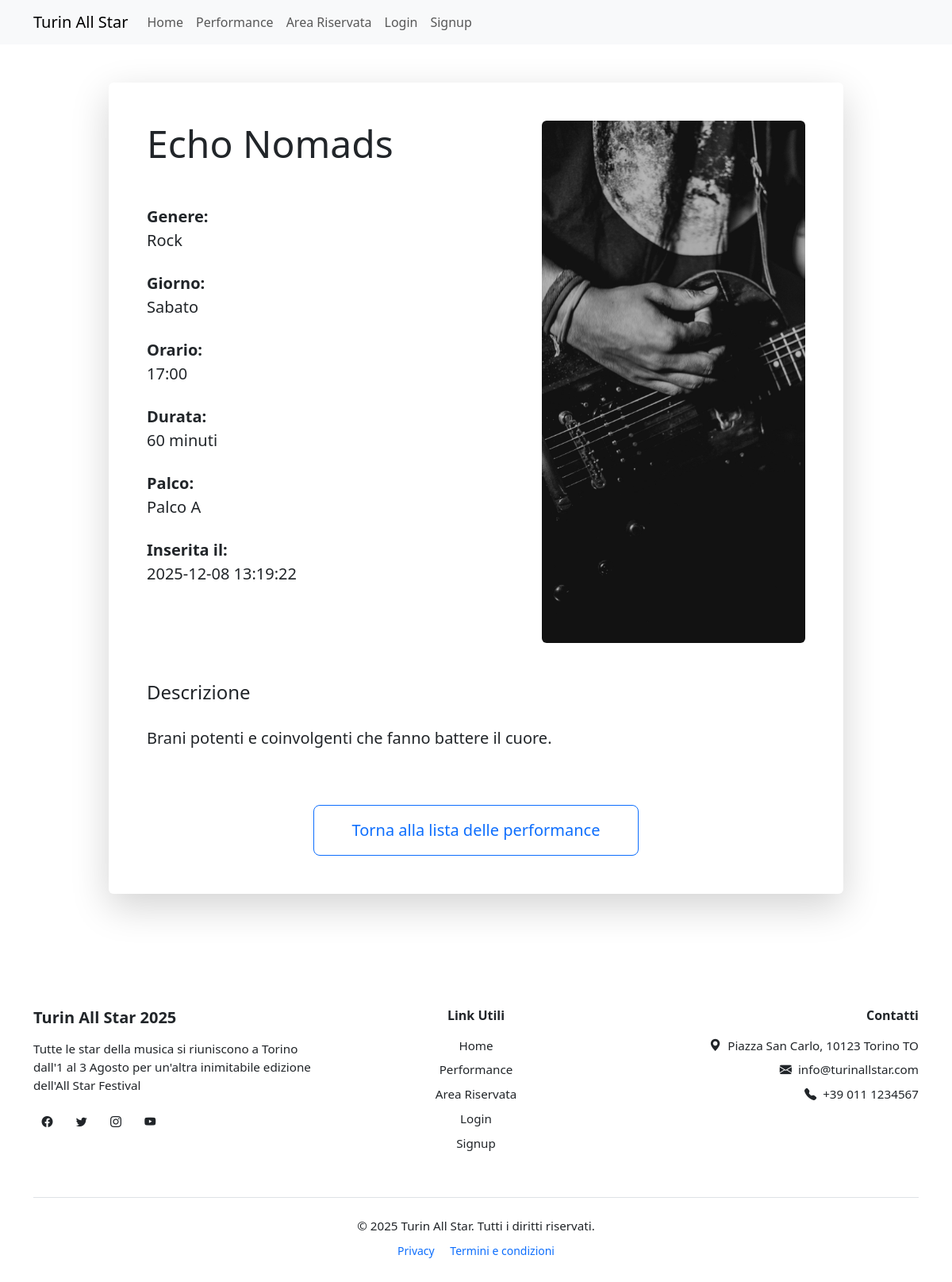
/performances/6, run on the app's committed database.
### tables this page shows
CREATE TABLE performances(
    id INTEGER PRIMARY KEY AUTOINCREMENT,
    nome_artista TEXT UNIQUE NOT NULL,
    giorno TEXT CHECK(giorno IN('Venerdi','Sabato','Domenica')) NOT NULL,
    orario TEXT NOT NULL,
    durata INTEGER NOT NULL,
    descrizione TEXT NOT NULL,
    palco TEXT CHECK(palco IN('Palco A','Palco B','Palco C')) NOT NULL,
    genere TEXT NOT NULL,
    immagine TEXT NOT NULL,
    pubblicato INTEGER DEFAULT 0,
    id_organizzatore INTEGER NOT NULL,
    data_inserimento TIMESTAMP DEFAULT CURRENT_TIMESTAMP,
    FOREIGN KEY (id_organizzatore) REFERENCES utenti(id)
);

### src/routes/public_routes.py (the view)
@public_bp.route("/performances/<int:id>")
def performance(id):
    perf = performances_dao.get_performance_by_id(id)
    return render_template("public/performance.html", performance=perf)

### src/dao/performances_dao.py (called while the page is built)
def get_db_connection():
    conn = sqlite3.connect(DB_PATH)
    conn.row_factory = sqlite3.Row
    return conn

def get_performance_by_id(id):
    try:
        sql = """
        SELECT * FROM performances
        WHERE pubblicato = 1
        AND id = ?
        """
        with get_db_connection() as conn:
            cursor = conn.cursor()
            cursor.execute(sql, (id,))
            perf = cursor.fetchone()
            cursor.close()
        return perf
    except sqlite3.Error as e:
        logging.error(f"get_performance_by_id: {e}")
        return None

### src/templates/public/performance.html (shortened to what this page needs)
{% extends "base.html" %}
{% block styles %}
  <link
  rel="stylesheet"
  href="{{ url_for('static', filename='css/public/performance.css') }}"
/>
{% endblock %}
{% block content %}
<div class="container py-5">
  <div class="row justify-content-center">
    <div class="col-lg-10">
      <div class="card shadow-lg border-0 p-5">
        <section class="row g-4 flex-md-row-reverse">
          <div class="col-md-5">
            <img
              src="{{ performance.immagine }}"
              alt="{{ performance.nome_artista }}"
              class="img-fluid rounded w-100 h-100 fit"
            />
          </div>
          <div class="col-md-7 d-flex flex-column justify-content-center">
            <h1 class="display-5 mb-5">{{ performance.nome_artista }}</h1>
            <div class="mb-5">
              <p class="fs-5 mb-4">
                <strong>Genere:</strong><br />
                {{ performance.genere }}
              </p>
              <p class="fs-5 mb-4">
                <strong>Giorno:</strong><br />
                {{ performance.giorno }}
              </p>
              <p class="fs-5 mb-4">
                <strong>Orario:</strong><br />
                {{ performance.orario }}
              </p>
              <p class="fs-5 mb-4">
                <strong>Durata:</strong><br />
                {{ performance.durata }} minuti
              </p>
              <p class="fs-5 mb-4">
                <strong>Palco:</strong><br />
                {{ performance.palco }}
              </p>
              <p class="fs-5 mb-4">
                <strong>Inserita il:</strong><br />
                {{ performance.data_inserimento }}
              </p>
            </div>
          </div>
        </section>
        <section class="row mt-5">
          <div class="col-12">
            <h4 class="mb-4">Descrizione</h4>
            <p class="fs-5 lh-lg text-justify">{{ performance.descrizione }}</p>
          </div>
        </section>
        <section class="row mt-5">
          <div class="col text-center">
            <a
              href="{{ url_for('public.performances') }}"
              class="btn btn-outline-primary btn-lg px-5 py-3"
            >
              Torna alla lista delle performance
            </a>
          </div>
        </section>
      </div>
    </div>
  </div>
</div>
{% endblock %}

### src/static/css/public/performance.css (style rules this page uses)
.fit { object-fit: cover; }

### data on the page
performances: immagine (picture), nome_artista "Echo Nomads", genere "Rock", giorno "Sabato", orario "17:00", durata "60", palco "Palco A", data_inserimento "2025-12-08 13:19:22", descrizione "Brani potenti e coinvolgenti che fanno battere il cuore."
